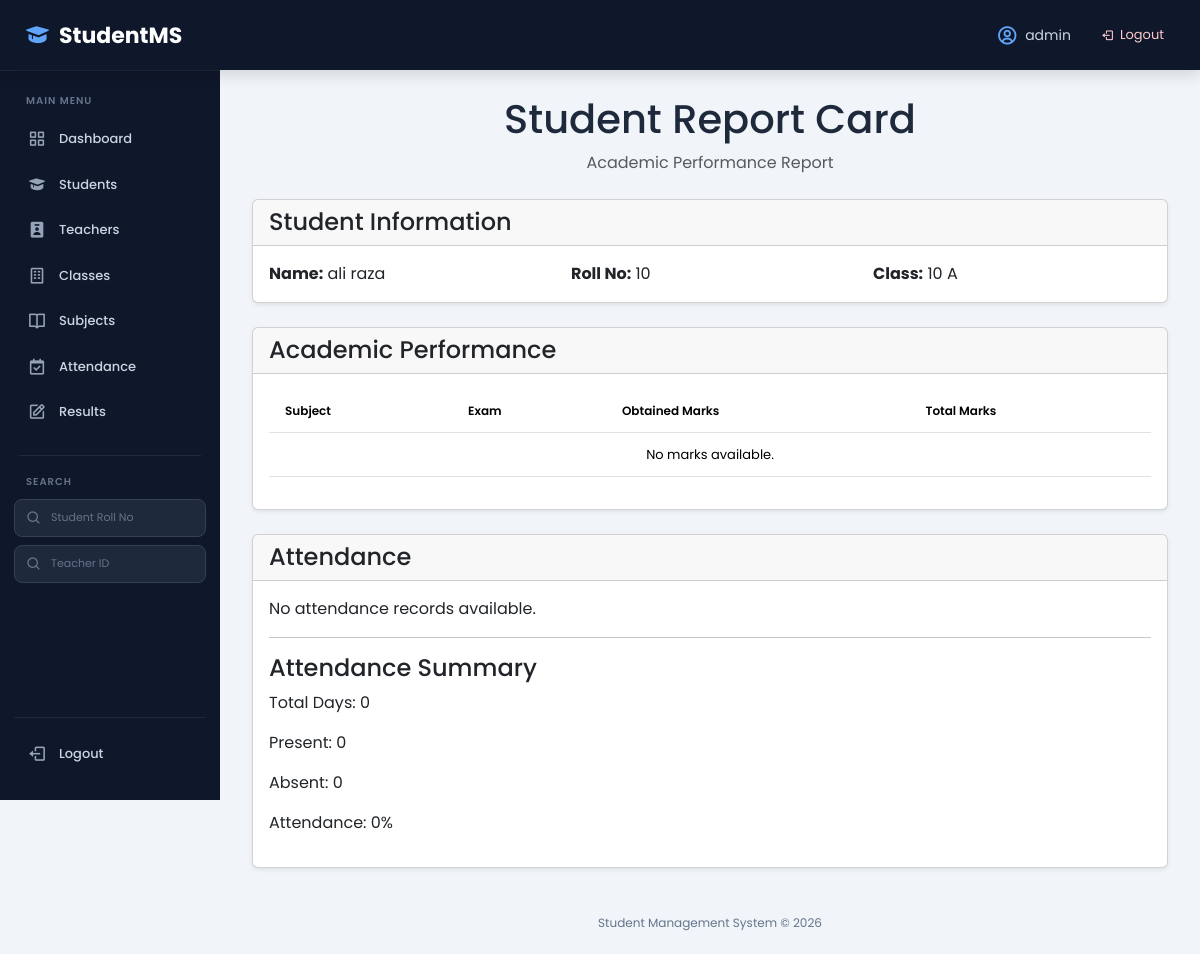
The page /report-card/7/ (signed in) on the database its author committed.
### my_app/models.py (models this page shows, shortened)
class Students(models.Model):
    roll_no=models.IntegerField(blank=False,unique=True)
    name=models.CharField(max_length=100,blank=False)
    email=models.EmailField(max_length=200,blank=False,unique=True)
    phone=models.CharField(max_length=15,blank=False,unique=True)
    user=models.OneToOneField(
          User,on_delete=models.PROTECT,blank=True,null=True
    )
    school_class = models.ForeignKey(
        SchoolClass,
        on_delete=models.PROTECT,
         null=True,
         blank=True
    )
    age=models.PositiveIntegerField(blank=False)
    create_at=models.DateTimeField(max_length=100,auto_now_add=True)

class SchoolClass(models.Model):
     school_class=models.CharField( max_length=5)
     section=models.CharField( max_length=5)
     room_no=models.CharField( max_length=10)
     def __str__(self):
      return f"{self.school_class} {self.section}"

### my_app/views/reportcard_views.py (the view)
# urls.py: path('report-card/<int:id>/',reportcard_views.report_card, name='report_card'),
@login_required
def report_card(request, id):
    if not (
        request.user.is_superuser
        or request.user.groups.filter(name="Admin").exists()
        or request.user.groups.filter(name="Teachers").exists()
    ):
        raise PermissionDenied
    student = Students.objects.get(id=id)
    marks = Marks.objects.filter(student=student)
    attendance = Attendence.objects.filter(student=student)
    total_days = attendance.count()
    present_days = attendance.filter(status=True).count()
    absent_days = attendance.filter(status=False).count()
    if total_days > 0:
        attendance_percent = (present_days / total_days) * 100
    else:
        attendance_percent = 0
    context = {
        'student': student,
        'marks': marks,
        'total_days': total_days,
        'attendance': attendance,
        'present_days': present_days,
        'absent_days': absent_days,
        'attendance_percent': attendance_percent,
    }
    return render(
        request,
        'report_card/report.html',
        context
    )

### my_app/templates/report_card/report.html (shortened to what this page needs)
{% extends "base.html" %}
{% block content %}
<div class="container">
    <div class="text-center mb-4">
        <h1>Student Report Card</h1>
        <p class="text-muted">Academic Performance Report</p>
    </div>
    <div class="card shadow-sm mb-4">
        <div class="card-header">
            <h4 class="mb-0">Student Information</h4>
        </div>
        <div class="card-body">
            <div class="row">
                <div class="col-md-4">
                    <strong>Name:</strong>
                    {{ student.name }}
                </div>
                <div class="col-md-4">
                    <strong>Roll No:</strong>
                    {{ student.roll_no }}
                </div>
                <div class="col-md-4">
                    <strong>Class:</strong>
                    {{ student.school_class }}
                </div>
            </div>
        </div>
    </div>
    <div class="card shadow-sm mb-4">
        <div class="card-header">
            <h4 class="mb-0">Academic Performance</h4>
        </div>
        <div class="card-body">
            <div class="table-responsive">
                <table class="table table-hover">
                    <thead>
                        <tr>
                            <th>Subject</th>
                            <th>Exam</th>
                            <th>Obtained Marks</th>
                            <th>Total Marks</th>
                        </tr>
                    </thead>
                    <tbody>
                        {% for mark in marks %}
                        <tr>
                            <td>
                                {{ mark.subject }}
                            </td>
                            <td>
                                {{ mark.get_exam_name_display }}
                            </td>
                            <td>
                                {{ mark.obtain_marks }}
                            </td>
                            <td>
                                {{ mark.total_marks }}
                            </td>
                        </tr>
                        {% empty %}
                        <tr>
                            <td colspan="4" class="text-center">
                                No marks available.
                            </td>
                        </tr>
                        {% endfor %}
                    </tbody>
                </table>
            </div>
        </div>
    </div>
    <div class="card shadow-sm mb-4">
        <div class="card-header">
            <h4 class="mb-0">Attendance</h4>
        </div>
        <div class="card-body">
            {% for record in attendance %}
    <p>
        {{ record.date }} -
        {{ record.status }}
    </p>
{% empty %}
    <p>No attendance records available.</p>
{% endfor %}
<hr>
<h4>Attendance Summary</h4>
<p>Total Days: {{ total_days }}</p>
<p>Present: {{ present_days }}</p>
<p>Absent: {{ absent_days }}</p>
<p>Attendance: {{ attendance_percent }}%</p>
        </div>
    </div>
</div>
{% endblock %}

### my_app/templates/base.html (shortened to what this page needs)
{% load static %}
<!DOCTYPE html>
<html lang="en">
<head>
    <link
        href="https://cdn.jsdelivr.net/npm/bootstrap@5.3.8/dist/css/bootstrap.min.css"
        rel="stylesheet"
    >
    <link
        href="https://unpkg.com/boxicons@2.1.4/css/boxicons.min.css"
        rel="stylesheet"
    >
    <link
        rel="stylesheet"
        href="{% static 'css/style.css' %}"
    >
</head>
<body>
<nav class="top-navbar">
    <div class="top-navbar-left">
        <a
            href="{% url 'home' %}"
            class="brand"
        >
            <i class='bx bxs-graduation'></i>
            <span>StudentMS</span>
        </a>
    </div>
    <div class="top-navbar-right">
        {% if user.is_authenticated %}
        <div class="top-user">
            <i class='bx bx-user-circle'></i>
            <span>
                {{ user.username }}
            </span>
        </div>
        <a
            href="{% url 'logout' %}"
            class="logout-btn"
        >
            <i class='bx bx-log-out'></i>
            <span>Logout</span>
        </a>
        {% endif %}
    </div>
</nav>
<aside
    class="sidebar"
    id="sidebar"
>
    <div class="sidebar-title">
        <span>MAIN MENU</span>
    </div>
{% if user.is_superuser %}
<a href="{% url 'admin_dashboard' %}" class="sidebar-link">
    <i class='bx bx-grid-alt'></i>
    <span>Dashboard</span>
</a>
{% elif user.students %}
<a href="{% url 'student_dashboard' %}" class="sidebar-link">
    <i class='bx bx-grid-alt'></i>
    <span>Dashboard</span>
</a>
{% elif user.teachers %}
<a href="{% url 'teacher_dashboard' %}" class="sidebar-link">
    <i class='bx bx-grid-alt'></i>
    <span>Dashboard</span>
</a>
{% elif user.parents %}
<a href="{% url 'parent_dashboard' %}" class="sidebar-link">
    <i class='bx bx-grid-alt'></i>
    <span>Dashboard</span>
</a>
{% else %}
<a href="{% url 'dashboard' %}" class="sidebar-link">
    <i class='bx bx-grid-alt'></i>
    <span>Dashboard</span>
</a>
{% endif %}
    {% if perms.my_app.view_students %}
    <a
        href="{% url 'list_student' %}"
        class="sidebar-link"
    >
        <i class='bx bxs-graduation'></i>
        <span>Students</span>
    </a>
    {% endif %}
    {% if perms.my_app.view_teachers %}
    <a
        href="{% url 'view_teachers' %}"
        class="sidebar-link"
    >
        <i class='bx bxs-user-badge'></i>
        <span>Teachers</span>
    </a>
    {% endif %}
    {% if perms.my_app.view_schoolclass %}
    <a
        href="{% url 'view_class' %}"
        class="sidebar-link"
    >
        <i class='bx bx-building'></i>
        <span>Classes</span>
    </a>
    {% endif %}
    {% if perms.my_app.view_subjects %}
    <a
        href="{% url 'view_subject' %}"
        class="sidebar-link"
    >
        <i class='bx bx-book-open'></i>
        <span>Subjects</span>
    </a>
    {% endif %}
    {% if perms.my_app.view_attendence %}
    <a
        href="{% url 'view_attend' %}"
        class="sidebar-link"
    >
        <i class='bx bx-calendar-check'></i>
        <span>Attendance</span>
    </a>
    {% endif %}
    {% if perms.my_app.view_marks %}
    <a
        href="{% url 'view_marks' %}"
        class="sidebar-link"
    >
        <i class='bx bx-edit'></i>
        <span>Results</span>
    </a>
    {% endif %}
    <div class="sidebar-divider"></div>
    {% if perms.my_app.view_students and perms.my_app.view_teachers %}
    <div class="sidebar-title">
        <span>SEARCH</span>
    </div>
    <form
        action="{% url 'search' %}"
        method="GET"
        class="sidebar-search"
    >
        <div class="search-wrapper">
            <i class='bx bx-search'></i>
            <input
                type="search"
                name="search"
                placeholder="Student Roll No"
            >
        </div>
    </form>
    <form
        action="{% url 'search_teacher' %}"
        method="GET"
        class="sidebar-search"
    >
        <div class="search-wrapper">
            <i class='bx bx-search'></i>
            <input
                type="search"
                name="search"
                placeholder="Teacher ID"
            >
        </div>
    </form>
    {% endif %}
    <div class="sidebar-bottom">
        {% if user.is_authenticated %}
        <a
            href="{% url 'logout' %}"
            class="sidebar-link logout-link"
        >
            <i class='bx bx-log-out'></i>
            <span>Logout</span>
        </a>
        {% endif %}
    </div>
</aside>
<main class="main-content">
    {% block content %}
    {% endblock %}
    <footer class="footer">
        <p>
            Student Management System © 2026
        </p>
    </footer>
</main>
</body>
</html>

### my_app/static/css/style.css (style rules this page uses)
:root { --primary: #2563eb; --primary-dark: #1d4ed8; --success: #16a34a; --warning: #f59e0b; --danger: #dc2626; --purple: #7c3aed; --cyan: #0891b2; --dark: #0f172a; --dark-2: #1e293b; --bg: #f1f5f9; --white: #ffffff; --text: #1e293b; --muted: #64748b; --border: #e2e8f0; --sidebar-width: 240px; --navbar-height: 70px; --shadow: 0 8px 25px rgba(15, 23, 42, 0.07); }
* { margin: 0; padding: 0; box-sizing: border-box; }
html { min-height: 100%; }
body { min-height: 100vh; font-family: 'Poppins', sans-serif; background: var(--bg); color: var(--text); padding: 0; overflow-x: hidden; }
a { text-decoration: none; }
button, input, select, textarea { font-family: inherit; }
.top-navbar { position: fixed; top: 0; left: 0; width: 100%; height: var(--navbar-height); background: var(--dark); color: white; display: flex; align-items: center; justify-content: space-between; padding: 0 24px; z-index: 1050; box-shadow: 0 4px 15px rgba(0, 0, 0, .15); }
.top-navbar-left { display: flex; align-items: center; gap: 15px; }
.brand { display: flex; align-items: center; gap: 8px; color: white; font-size: 22px; font-weight: 700; white-space: nowrap; }
.brand i { color: #60a5fa; font-size: 27px; }
.top-navbar-right { display: flex; align-items: center; gap: 18px; }
.top-user { display: flex; align-items: center; gap: 7px; color: #cbd5e1; font-size: 14px; }
.top-user i { font-size: 22px; color: #60a5fa; }
.logout-btn { display: flex; align-items: center; gap: 6px; color: #fecaca; padding: 8px 12px; border-radius: 7px; font-size: 13px; transition: .2s; }
.sidebar { position: fixed; top: var(--navbar-height); left: 0; width: var(--sidebar-width); height: calc(100vh - var(--navbar-height)); background: var(--dark); border-top: 1px solid #1e293b; padding: 22px 14px; overflow-y: auto; z-index: 1000; display: flex; flex-direction: column; }
.sidebar-title { padding: 0 12px; margin-bottom: 10px; color: #64748b; font-size: 10px; font-weight: 600; letter-spacing: 1px; }
.sidebar-link { display: flex; align-items: center; gap: 12px; width: 100%; padding: 11px 13px; margin-bottom: 4px; border-radius: 8px; color: #cbd5e1; font-size: 13px; font-weight: 500; transition: .2s; }
.sidebar-link i { width: 20px; text-align: center; font-size: 19px; color: #94a3b8; }
.sidebar-divider { height: 1px; background: #1e293b; margin: 18px 5px; }
.sidebar-search { background: transparent !important; box-shadow: none !important; padding: 0 !important; margin: 0 0 8px !important; }
.search-wrapper { position: relative; width: 100%; }
.search-wrapper i { position: absolute; left: 12px; top: 50%; transform: translateY(-50%); color: #64748b; font-size: 16px; }
.search-wrapper input { width: 100%; height: 38px; border: 1px solid #334155; border-radius: 8px; background: #1e293b; color: white; padding: 0 10px 0 36px; font-size: 11px; outline: none; }
.search-wrapper input::placeholder { color: #64748b; }
.sidebar-bottom { margin-top: auto; padding-top: 15px; border-top: 1px solid #1e293b; }
.main-content { margin-left: var(--sidebar-width); padding: calc(var(--navbar-height) + 25px) 30px 0; min-height: 100vh; max-width: calc(100vw - var(--sidebar-width)); display: flex; flex-direction: column; }
.container { max-width: 1500px; }
.table thead { background: var(--dark); color: white; }
.table th { padding: 12px 16px; font-size: 12px; font-weight: 600; white-space: nowrap; }
.table td { padding: 12px 16px; font-size: 13px; vertical-align: middle; }
.table tbody tr { transition: .15s; }
.footer { margin-top: auto; padding: 22px 0; color: var(--muted); text-align: center; font-size: 12px; }
.footer p { margin: 0; }
@media (max-width: 1200px) { :root { --sidebar-width: 220px; } }
@media (max-width: 1200px) { .main-content { padding-left: 20px; padding-right: 20px; } }

### rows shown on the page
Students: name "ali raza", roll_no "10", school_class "10 A"

### other values the page prints
{{ user.username }} "admin"
{{ total_days }} "0"
{{ present_days }} "0"
{{ absent_days }} "0"
{{ attendance_percent }} "0"
